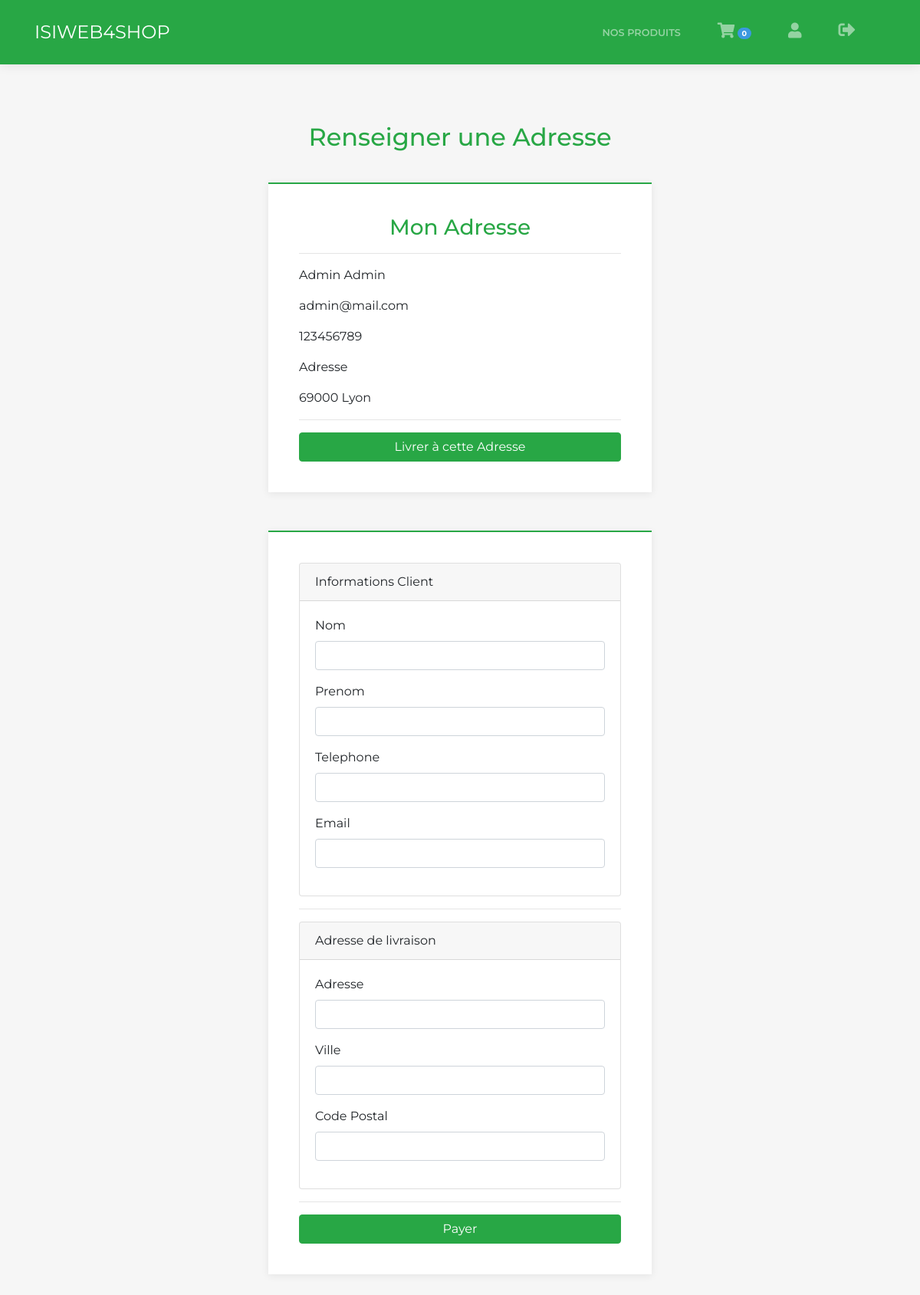
The app's page /index.php?action=delivery (signed in) with its own data.
### tables this page shows
CREATE TABLE `deliveryinfos` (
  `id` int(8) NOT NULL,
  `forename` varchar(64) NOT NULL,
  `surname` varchar(64) NOT NULL,
  `address` varchar(255) NOT NULL,
  `city` varchar(64) NOT NULL,
  `postcode` int(5) NOT NULL,
  `phone` int(10) NOT NULL,
  `email` varchar(64) NOT NULL
);

### Controller.php (called while the page is built, shortened)
<?php
class Controller
{
    public static function deliveryAction($addressID) {
        $userDeliveryInfo = null;
        if (isset($_SESSION['username'])) {
            $user = UserDAO::getInstance()->findByUsername($_SESSION['username']);
            if ($user != null) {
                $customer = CustomerDAO::getInstance()->findById($user->getCustomer());
                if ($customer != null) {
                    $userDeliveryInfo = DeliveryInfoDAO::getInstance()->findById($customer->getAddress());
                }
            }
        }
        require_once("views/addressForm.php");
    }
}

### model/DeliveryInfoDAO.php (called while the page is built, shortened)
<?php
include "entities/DeliveryInfo.php";
class DeliveryInfoDAO extends DAO
{
    public function findByID($id)
    {
        $bdd = Connection::getConnection();
        $query = $bdd->prepare("SELECT * FROM DeliveryInfos WHERE id= ?;");
        $query->execute(array($id));
        $data = $query->fetch();
        if (isset($data['id'])) {
            return new DeliveryInfo(
                $data['id'],
                $data['forename'],
                $data['surname'],
                $data['address'],
                $data['city'],
                $data['postcode'],
                $data['phone'],
                $data['email']
            );
        }
        return null;
    }
}

### model/CustomerDAO.php (called while the page is built, shortened)
<?php
class CustomerDAO extends DAO
{
    public function findByID($id)
    {
        $bdd = Connection::getConnection();
        $query = $bdd->prepare("SELECT * FROM Customers WHERE id= ?;");
        $query->execute(array($id));
        $data = $query->fetch();
        if (isset($data['id'])) {
            return new Customer(
                $data['id'],
                $data['forename'],
                $data['surname'],
                $data['phone'],
                $data['email'],
                $data['registered'],
                $data['address']
            );
        }
        return null;
    }
}

### model/UserDAO.php (called while the page is built, shortened)
<?php
class UserDAO extends DAO
{
    public function findByUsername($username)
    {
        $bdd = Connection::getConnection();
        $query = $bdd->prepare("SELECT * FROM User WHERE username= ?;");
        $query->execute(array($username));
        $data = $query->fetch();
        if (isset($data['id'])) {
            return new User(
                $data['id'],
                $data['customer'],
                $data['username'],
                $data['hash'],
                $data['role']
            );
        }
        return null;
    }
}

### model/entities/DeliveryInfo.php (called while the page is built, shortened)
<?php
class DeliveryInfo
{
    private $id;
    private $forename;
    private $surname;
    private $address;
    private $city;
    private $postcode;
    private $phone;
    private $email;
    public function __construct($id, $forename, $surname, $address, $city, $postcode, $phone, $email)
    {
        $this->id = $id;
        $this->forename = $forename;
        $this->surname = $surname;
        $this->address = $address;
        $this->city = $city;
        $this->postcode = $postcode;
        $this->email = $email;
        $this->phone = $phone;
    }
    public function getId()
    {
        return $this->id;
    }
    public function getAddress()
    {
        return $this->address;
    }
    public function getPostcode()
    {
        return $this->postcode;
    }
    public function getForename()
    {
        return $this->forename;
    }
    public function getSurname()
    {
        return $this->surname;
    }
    public function getPhone()
    {
        return $this->phone;
    }
    public function getEmail()
    {
        return $this->email;
    }
    public function getCity()
    {
        return $this->city;
    }
}

### views/addressForm.php (the view, shortened to what this page needs)
<!DOCTYPE html>
<html>
<head>
</head>
<body>
<?php include_once("navbar.php"); ?>
<main class="page login-page">
    <section class="clean-block clean-form dark">
        <div class="container">
            <div class="block-heading">
                <h2 class="text-success">Renseigner une Adresse</h2>
            </div>
            <?php if($userDeliveryInfo != null) {
                echo('
                <form class="address-form">
                    <h3 class="text-success text-center">Mon Adresse</h3>
                    <hr class="separator">
                    <p>'.$userDeliveryInfo->getForename().' '.$userDeliveryInfo->getSurname().'</p>
                    <p>'.$userDeliveryInfo->getEmail().'</p>
                    <p>'.$userDeliveryInfo->getPhone().'</p>
                    <p>'.$userDeliveryInfo->getAddress().'</p>
                    <p>'.$userDeliveryInfo->getPostCode().' '.$userDeliveryInfo->getCity().'</p>
                    <hr class="separator">
                    <a href="index.php?action=delivery&id='.$userDeliveryInfo->getId().'" class="btn btn-success btn-full" role="button">Livrer à cette Adresse</a>
                </form>');
                }
            ?>
            <form action="index.php?action=delivery" method="post">
                <div class="card">
                    <div class="card-header">Informations Client</div>
                    <div class="card-body">
                        <div class="form-group"><label for="forename">Nom</label><input class="form-control item" type="text" id="forename" name="forename" required></div>
                        <div class="form-group"><label for="surname">Prenom</label><input class="form-control item" type="text" id="surname" name="surname" required></div>
                        <div class="form-group"><label for="phone">Telephone</label><input class="form-control item" type="number" id="phone" name="phone" max="9999999999" min="0" required></div>
                        <div class="form-group"><label for="email">Email</label><input class="form-control item" type="email" id="email" name="email" required></div>
                    </div>
                </div>
                <hr class="separator">
                <div class="card">
                    <div class="card-header">Adresse de livraison</div>
                    <div class="card-body">
                        <div class="form-group"><label for="address">Adresse</label><input class="form-control item" type="text" id="address" name="address" required></div>
                        <div class="form-group"><label for="city">Ville</label><input class="form-control item" type="text" id="city" name="city" required></div>
                        <div class="form-group"><label for="postcode">Code Postal</label><input class="form-control item" type="number" id="postcode" name="postcode" max="99999" min="0" required></div>
                    </div>
                </div>
                <hr class="separator">
                <input class="btn btn-success btn-block" type="submit" value="Payer">
            </form>
        </div>
    </section>
</main>
</body>
</html>

### assets/css/smoothproducts.css (style rules this page uses)
html, body { height: 100%; width: 100%; }
.clean-block.clean-form form { border-color: #28A746; }
.btn-full { width:100%; }
.address-form { margin-bottom:50px!important; }
html, body { height: 100%; }
body { display: flex; flex-direction: column; }

### records on screen
deliveryinfos: forename "Admin", surname "Admin", email "admin@mail.com", phone "123456789", address "Adresse", postcode "69000", city "Lyon"
